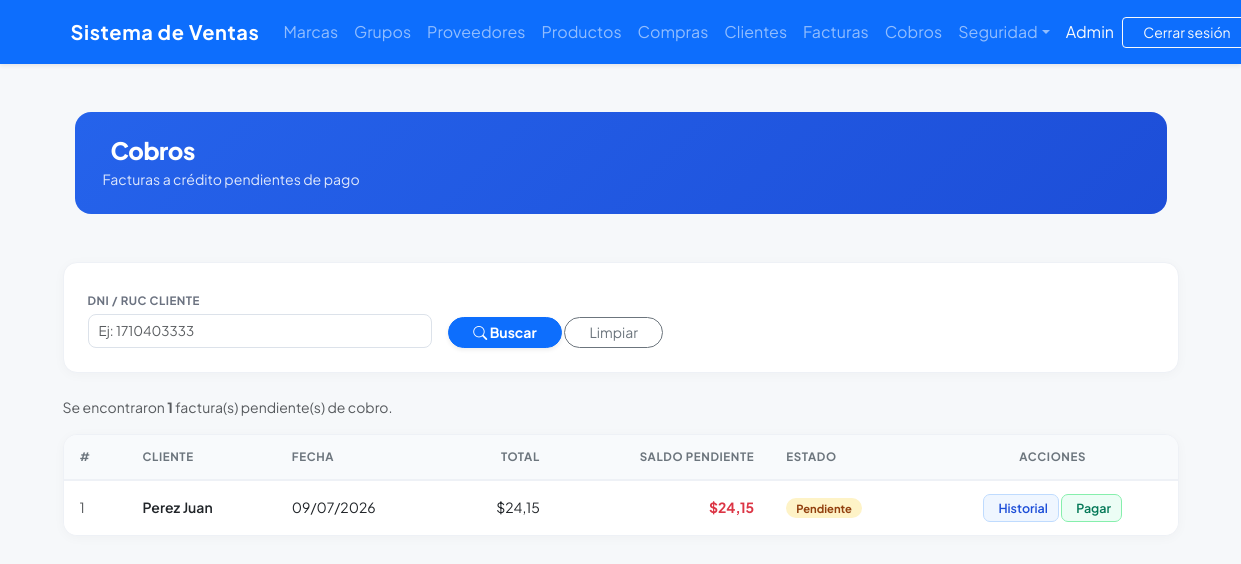
The app's page /cobros/ (signed in), older data.
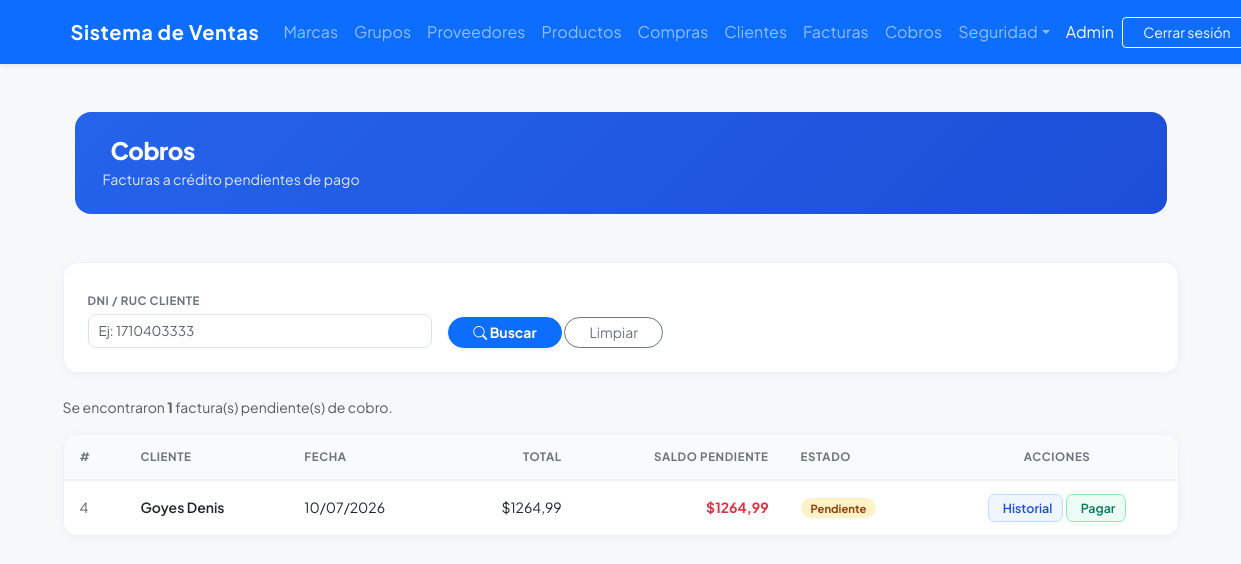
The same page, newer data.
### billing/models.py (models this page shows, shortened)
class Invoice(models.Model):
    TIPO_PAGO = [
        ('contado', 'Contado'),
        ('credito', 'Crédito'),
    ]
    ESTADO = [
        ('PENDIENTE', 'Pendiente'),
        ('PAGADA', 'Pagada'),
        ('ANULADA', 'Anulada'),
    ]
    customer = models.ForeignKey(Customer, on_delete=models.PROTECT, related_name='Facturas', verbose_name='Cliente')
    invoice_date = models.DateTimeField(auto_now_add=True, verbose_name='Fecha de Factura')
    subtotal = models.DecimalField(max_digits=12, decimal_places=2, default=0, verbose_name='Subtotal')
    tax = models.DecimalField(max_digits=12, decimal_places=2, default=0, verbose_name='Impuesto')
    total = models.DecimalField(max_digits=12, decimal_places=2, default=0, verbose_name='Total')
    tipo_pago = models.CharField(max_length=10, choices=TIPO_PAGO, default='contado', verbose_name='Tipo de Pago')
    saldo = models.DecimalField(max_digits=12, decimal_places=2, default=0, verbose_name='Saldo Pendiente')
    estado = models.CharField(max_length=10, choices=ESTADO, default='PENDIENTE', verbose_name='Estado')
    is_active = models.BooleanField(default=True, verbose_name='Activa')
    class Meta:
        ordering = ['-invoice_date']

class Customer(models.Model):
    dni = models.CharField(max_length=13, unique=True, verbose_name='DNI/RUC', validators=[validate_cedula_ec])
    first_name = models.CharField(max_length=100, verbose_name = 'Nombres')
    last_name = models.CharField(max_length=100, verbose_name = 'Apellidos')
    email = models.EmailField(blank=True, null=True, verbose_name = 'Correo Electronico')
    phone = models.CharField(max_length=20, blank=True, null=True, verbose_name = 'Teléfono')
    address = models.TextField(blank=True, null=True, verbose_name = 'Dirección')
    is_active = models.BooleanField(default=True, verbose_name = 'Activo')
    created_at = models.DateTimeField(auto_now_add=True, verbose_name = 'Creado el')
    updated_at = models.DateTimeField(auto_now=True, verbose_name = 'Actualizado el')
    class Meta:
        ordering = ['last_name', 'first_name']
    def __str__(self): return f'{self.last_name} {self.first_name}'

### cobros/views.py (the view)
# urls.py: path('', views.FacturaPendienteListView.as_view(), name='factura_pendiente_list'),
@method_decorator(audit_action('LIST_FACTURAS_PENDIENTES'), name='dispatch')
class FacturaPendienteListView(LoginRequiredMixin, GroupRequiredMixin, ListView):
    group_required = ['Administrador', 'Vendedor']
    model = Invoice
    template_name = 'cobros/factura_pendiente_list.html'
    context_object_name = 'facturas'
    paginate_by = 10
    def get_queryset(self):
        qs = Invoice.objects.filter(
            tipo_pago='credito',
            estado='PENDIENTE',
        ).select_related('customer')
        dni = self.request.GET.get('dni')
        if dni:
            qs = qs.filter(customer__dni=dni)
        return qs

### security/templatetags/security_tags.py (called while the page is built)
@register.filter(name='has_group')
def has_group(user, group_name):
    if not user.is_authenticated:
        return False
    if user.is_superuser:      # el superusuario ve todo
        return True
    return user.groups.filter(name=group_name).exists()

### shared/mixins.py (called while the page is built)
    def dispatch(self, request, *args, **kwargs):
        if not request.user.is_authenticated:
            return redirect('login')
        if request.user.is_superuser:
            return super().dispatch(request, *args, **kwargs)
        if request.user.groups.filter(name__in=self.group_required).exists():
            return super().dispatch(request, *args, **kwargs)
        messages.error(request, self.group_error_message)
        return redirect(self.group_redirect_url)

### cobros/templates/cobros/factura_pendiente_list.html (shortened to what this page needs)
{% extends 'billing/base.html' %}
{% block content %}
<div class="container-fluid py-4">
  <div class="page-header d-flex justify-content-between align-items-center mb-4">
    <div>
      <h1>Cobros</h1>
      <p>Facturas a crédito pendientes de pago</p>
    </div>
  </div>
</div>
<div class="glass-card p-4 mb-4">
  <form method="get" class="row g-3 align-items-end">
    <div class="col-md-4">
      <label for="f-dni" class="filter-label">DNI / RUC Cliente</label>
      <input type="text" id="f-dni" name="dni" class="form-control form-control-sm"
             placeholder="Ej: 1710403333" value="{{ request.GET.dni|default_if_none:'' }}">
    </div>
    <div class="col-md-3">
      <button type="submit" class="btn btn-primary btn-sm rounded-pill px-4 fw-bold shadow-sm">
        <i class="bi bi-search"></i> Buscar
      </button>
      <a href="{% url 'cobros:factura_pendiente_list' %}" class="btn btn-sm btn-outline-secondary rounded-pill px-4">
        Limpiar
      </a>
    </div>
  </form>
</div>
<p class="text-muted small">
  Se encontraron <strong>{{ paginator.count }}</strong> factura(s) pendiente(s) de cobro.
</p>
<div class="products-table">
  <table class="table mb-0">
    <thead>
      <tr>
        <th>#</th>
        <th>Cliente</th>
        <th>Fecha</th>
        <th class="text-end">Total</th>
        <th class="text-end">Saldo Pendiente</th>
        <th>Estado</th>
        <th class="text-center">Acciones</th>
      </tr>
    </thead>
    <tbody>
      {% for factura in facturas %}
      <tr>
        <td class="text-muted small">{{ factura.id }}</td>
        <td class="fw-semibold">{{ factura.customer }}</td>
        <td>{{ factura.invoice_date|date:"d/m/Y" }}</td>
        <td class="text-end">${{ factura.total }}</td>
        <td class="text-end text-danger fw-bold">${{ factura.saldo }}</td>
        <td><span class="badge-pending">Pendiente</span></td>
        <td class="text-center text-nowrap">
          <a href="{% url 'cobros:cobro_list' factura.id %}" class="btn-view" title="Ver Historial">
            Historial
          </a>
          <a href="{% url 'cobros:cobro_create' factura.id %}" class="btn-pay" title="Registrar Pago">
            Pagar
          </a>
        </td>
      </tr>
      {% empty %}
      <tr>
        <td colspan="7" class="text-center py-4 text-muted">
          No hay facturas pendientes de cobro.
        </td>
      </tr>
      {% endfor %}
    </tbody>
  </table>
</div>
{% endblock %}

Row changes from the older to the newer data that the page shows:
removed Invoice: id "1", customer "Perez Juan", invoice_date "09/07/2026", total "24,15", saldo "24,15"
added Invoice: id "4", customer "Goyes Denis", invoice_date "10/07/2026", total "1264,99", saldo "1264,99"
